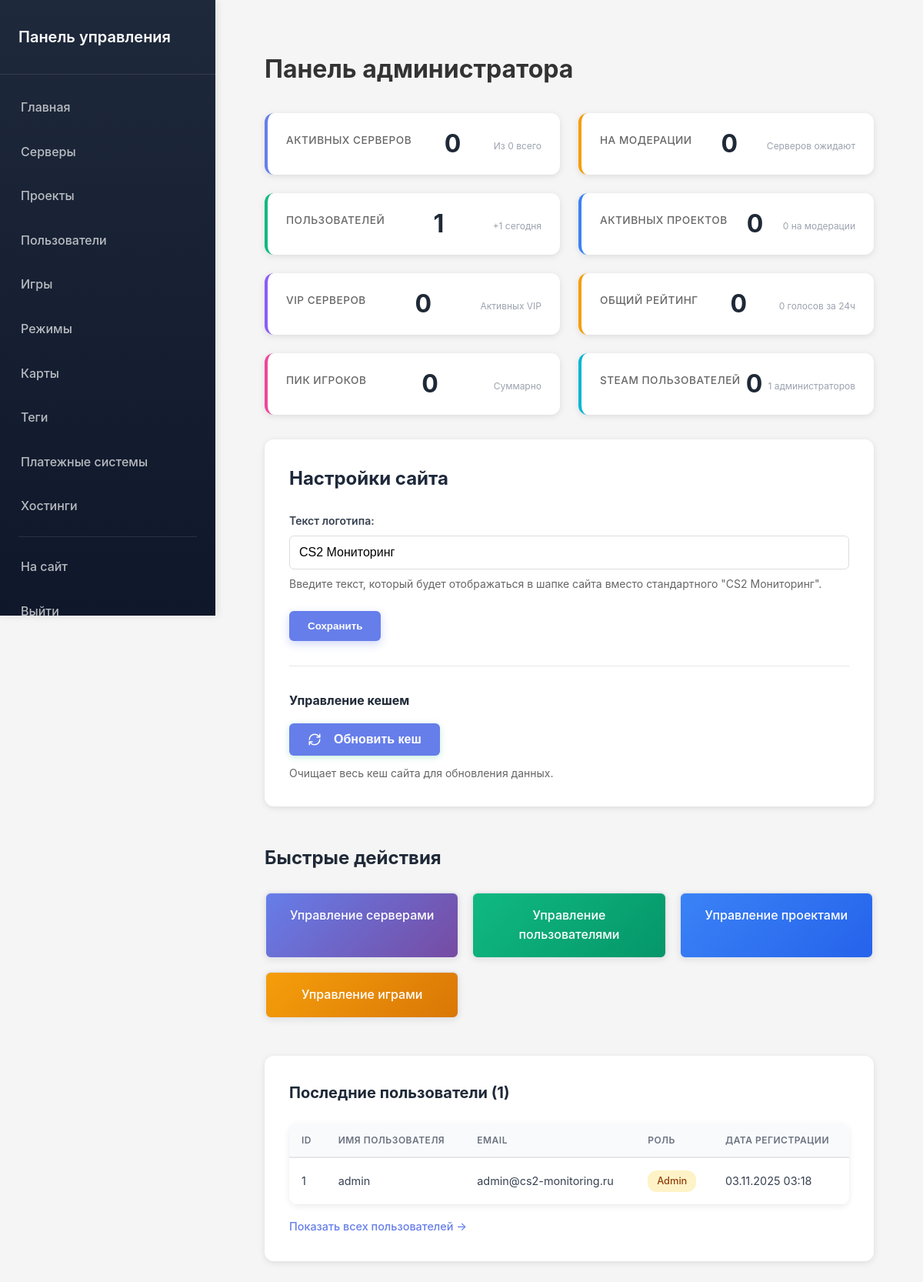
/admin/index.php (signed in), run on the app's committed database.
### tables this page shows
CREATE TABLE IF NOT EXISTS `site_settings` (
  `id` int(11) NOT NULL AUTO_INCREMENT,
  `site_logo` varchar(255) DEFAULT NULL,
  `site_logo_text` varchar(100) DEFAULT NULL,
  PRIMARY KEY (`id`)
);

CREATE TABLE IF NOT EXISTS `users` (
  `id` int(11) NOT NULL AUTO_INCREMENT,
  `username` varchar(50) NOT NULL,
  `email` varchar(100) DEFAULT NULL,
  `password` varchar(255) DEFAULT NULL,
  `steam_id` varchar(17) DEFAULT NULL,
  `balance` decimal(10,2) DEFAULT 0.00,
  `is_admin` tinyint(1) DEFAULT 0,
  `created_at` timestamp NOT NULL DEFAULT CURRENT_TIMESTAMP,
  PRIMARY KEY (`id`),
  UNIQUE KEY `username` (`username`),
  UNIQUE KEY `email` (`email`),
  UNIQUE KEY `steam_id` (`steam_id`),
  KEY `idx_balance` (`balance`)
);

### admin/index.php (the view, shortened to what this page needs)
<?php
$database = new Database();
$db = $database->getConnection();
$settings_stmt = $db->query("SELECT site_logo_text FROM site_settings WHERE id = 1 LIMIT 1");
$site_settings = $settings_stmt->fetch();
$current_site_logo_text = $site_settings['site_logo_text'] ?? '';
$stats = [];
try {
    $stmt = $db->query("SELECT COUNT(*) as cnt FROM servers WHERE status = 'active'");
    $result = $stmt->fetch(PDO::FETCH_ASSOC);
    $stats['active_servers'] = $result['cnt'] ?? 0;
    $stmt = $db->query("SELECT COUNT(*) as cnt FROM servers WHERE status = 'pending'");
    $result = $stmt->fetch(PDO::FETCH_ASSOC);
    $stats['pending_servers'] = $result['cnt'] ?? 0;
    $stmt = $db->query("SELECT COUNT(*) as cnt FROM servers");
    $result = $stmt->fetch(PDO::FETCH_ASSOC);
    $stats['total_servers'] = $result['cnt'] ?? 0;
    $stmt = $db->query("SELECT COUNT(*) as cnt FROM users");
    $result = $stmt->fetch(PDO::FETCH_ASSOC);
    $stats['total_users'] = $result['cnt'] ?? 0;
    $stmt = $db->query("SELECT COUNT(*) as cnt FROM users WHERE is_admin = 1");
    $result = $stmt->fetch(PDO::FETCH_ASSOC);
    $stats['admin_users'] = $result['cnt'] ?? 0;
    $stmt = $db->query("SELECT COUNT(*) as cnt FROM users WHERE steam_id IS NOT NULL");
    $result = $stmt->fetch(PDO::FETCH_ASSOC);
    $stats['steam_users'] = $result['cnt'] ?? 0;
    $stmt = $db->query("SELECT COUNT(*) as cnt FROM users WHERE DATE(created_at) = CURDATE()");
    $result = $stmt->fetch(PDO::FETCH_ASSOC);
    $stats['new_users_today'] = $result['cnt'] ?? 0;
    $stmt = $db->query("SELECT COUNT(*) as cnt FROM projects WHERE status = 'active'");
    $result = $stmt->fetch(PDO::FETCH_ASSOC);
    $stats['active_projects'] = $result['cnt'] ?? 0;
    $stmt = $db->query("SELECT COUNT(*) as cnt FROM projects WHERE status = 'pending'");
    $result = $stmt->fetch(PDO::FETCH_ASSOC);
    $stats['pending_projects'] = $result['cnt'] ?? 0;
    $stmt = $db->query("SELECT COUNT(*) as cnt FROM server_vip WHERE vip_until > NOW()");
    $result = $stmt->fetch(PDO::FETCH_ASSOC);
    $stats['vip_servers'] = $result['cnt'] ?? 0;
    $stmt = $db->query("SELECT COALESCE(SUM(rating), 0) as total FROM servers");
    $result = $stmt->fetch(PDO::FETCH_ASSOC);
    $stats['total_rating'] = $result['total'] ?? 0;
    $stmt = $db->query("SELECT COALESCE(SUM(peak_players), 0) as total FROM servers");
    $result = $stmt->fetch(PDO::FETCH_ASSOC);
    $stats['total_peak_players'] = $result['total'] ?? 0;
    $stmt = $db->query("SELECT COUNT(*) as cnt FROM server_votes WHERE voted_at > DATE_SUB(NOW(), INTERVAL 24 HOUR)");
    $result = $stmt->fetch(PDO::FETCH_ASSOC);
    $stats['votes_24h'] = $result['cnt'] ?? 0;
    $stmt = $db->query("SELECT id, username, email, created_at, is_admin
                        FROM users
                        ORDER BY created_at DESC
                        LIMIT 5");
    $recent_users = $stmt->fetchAll(PDO::FETCH_ASSOC);
} catch (PDOException $e) {
    error_log("Admin Dashboard Error: " . $e->getMessage());
    $stats = [
        'active_servers' => 0,
        'pending_servers' => 0,
        'total_servers' => 0,
        'total_users' => 0,
        'admin_users' => 0,
        'steam_users' => 0,
        'new_users_today' => 0,
        'active_projects' => 0,
        'pending_projects' => 0,
        'vip_servers' => 0,
        'total_rating' => 0,
        'total_peak_players' => 0,
        'votes_24h' => 0
    ];
    $pending_servers = [];
    $recent_users = [];
    $pending_projects = [];
}
require_once __DIR__ . '/includes/admin_header.php';
?>
<h1>Панель администратора</h1>
<div class="stats-grid">
    <div class="stat-card primary">
        <div class="stat-info">
            <h3>Активных серверов</h3>
            <p class="stat-number"><?php echo $stats['active_servers']; ?></p>
            <span class="stat-subtitle">Из <?php echo $stats['total_servers']; ?> всего</span>
        </div>
    </div>
    <div class="stat-card warning">
        <div class="stat-info">
            <h3>На модерации</h3>
            <p class="stat-number"><?php echo $stats['pending_servers']; ?></p>
            <span class="stat-subtitle">Серверов ожидают</span>
        </div>
    </div>
    <div class="stat-card success">
        <div class="stat-info">
            <h3>Пользователей</h3>
            <p class="stat-number"><?php echo $stats['total_users']; ?></p>
            <span class="stat-subtitle">+<?php echo $stats['new_users_today']; ?> сегодня</span>
        </div>
    </div>
    <div class="stat-card info">
        <div class="stat-info">
            <h3>Активных проектов</h3>
            <p class="stat-number"><?php echo $stats['active_projects']; ?></p>
            <span class="stat-subtitle"><?php echo $stats['pending_projects']; ?> на модерации</span>
        </div>
    </div>
    <div class="stat-card vip">
        <div class="stat-info">
            <h3>VIP серверов</h3>
            <p class="stat-number"><?php echo $stats['vip_servers']; ?></p>
            <span class="stat-subtitle">Активных VIP</span>
        </div>
    </div>
    <div class="stat-card rating">
        <div class="stat-info">
            <h3>Общий рейтинг</h3>
            <p class="stat-number"><?php echo number_format($stats['total_rating']); ?></p>
            <span class="stat-subtitle"><?php echo $stats['votes_24h']; ?> голосов за 24ч</span>
        </div>
    </div>
    <div class="stat-card players">
        <div class="stat-info">
            <h3>Пик игроков</h3>
            <p class="stat-number"><?php echo number_format($stats['total_peak_players']); ?></p>
            <span class="stat-subtitle">Суммарно</span>
        </div>
    </div>
    <div class="stat-card steam">
        <div class="stat-info">
            <h3>Steam пользователей</h3>
            <p class="stat-number"><?php echo $stats['steam_users']; ?></p>
            <span class="stat-subtitle"><?php echo $stats['admin_users']; ?> администраторов</span>
        </div>
    </div>
</div>
<div class="admin-settings">
    <h2>Настройки сайта</h2>
    <form method="POST">
        <div class="form-group">
            <label>Текст логотипа:</label>
            <input type="text" name="site_logo_text" value="<?php echo htmlspecialchars($current_site_logo_text); ?>" placeholder="CS2 Мониторинг" class="form-control">
            <p class="form-help">Введите текст, который будет отображаться в шапке сайта вместо стандартного "CS2 Мониторинг".</p>
        </div>
        <div class="form-actions">
            <button type="submit" class="btn-primary">Сохранить</button>
        </div>
    </form>
    <div class="cache-section">
        <h3>Управление кешем</h3>
        <form method="POST" class="clear-cache-form">
            <button type="submit" class="cache-clear-btn">
                Обновить кеш
            </button>
        </form>
        <p class="cache-help">Очищает весь кеш сайта для обновления данных.</p>
    </div>
</div>
<div class="quick-actions">
    <h2>Быстрые действия</h2>
    <div class="action-buttons">
        <a href="servers.php" class="action-btn primary">
            <span>Управление серверами</span>
        </a>
        <a href="users.php" class="action-btn success">
            <span>Управление пользователями</span>
        </a>
        <a href="projects.php" class="action-btn info">
            <span>Управление проектами</span>
        </a>
        <a href="games.php" class="action-btn warning">
            <span>Управление играми</span>
        </a>
    </div>
</div>
<div class="admin-tables">
    <div class="admin-section">
        <h2>Последние пользователи (<?php echo count($recent_users); ?>)</h2>
        <table class="data-table">
            <thead>
                <tr>
                    <th>ID</th>
                    <th>Имя пользователя</th>
                    <th>Email</th>
                    <th>Роль</th>
                    <th>Дата регистрации</th>
                </tr>
            </thead>
            <tbody>
                <?php foreach ($recent_users as $user): ?>
                <tr>
                    <td><?php echo $user['id']; ?></td>
                    <td><?php echo htmlspecialchars($user['username']); ?></td>
                    <td><?php echo htmlspecialchars($user['email'] ?? 'N/A'); ?></td>
                    <td>
                        <span class="role-badge <?php echo $user['is_admin'] ? 'admin' : 'user'; ?>">
                            <?php echo $user['is_admin'] ? 'Admin' : 'User'; ?>
                        </span>
                    </td>
                    <td><?php echo date('d.m.Y H:i', strtotime($user['created_at'])); ?></td>
                </tr>
                <?php endforeach; ?>
            </tbody>
        </table>
        <a href="users.php" class="view-all-link">Показать всех пользователей →</a>
    </div>
</div>
<?php require_once __DIR__ . '/includes/admin_footer.php'; ?>

### assets/css/style.css (style rules this page uses)
:root { --bg-primary: #f5f5f5; --bg-secondary: #ffffff; --bg-tertiary: #f8f9fa; --text-primary: #333; --text-secondary: #374151; --text-tertiary: #6b7280; --border-color: #e0e0e0; --shadow-light: rgba(0,0,0,0.08); --shadow-medium: rgba(0,0,0,0.1); --shadow-heavy: rgba(0,0,0,0.15); }
* { margin: 0; padding: 0; box-sizing: border-box; }
body { font-family: -apple-system, BlinkMacSystemFont, 'Segoe UI', Roboto, Oxygen, Ubuntu, Cantarell, sans-serif; background-color: var(--bg-primary); color: var(--text-primary); line-height: 1.6; display: flex; flex-direction: column; min-height: 100vh; transition: background-color 0.3s ease, color 0.3s ease; }
.btn-primary { background: linear-gradient(135deg, #667eea 0%, #764ba2 100%); box-shadow: 0 4px 12px rgba(102, 126, 234, 0.3); }
.form-group { margin-bottom: 1.5rem; }
.form-group label { display: block; margin-bottom: 0.5rem; font-weight: 600; }
.form-group input, .form-group select, .form-group textarea { width: 100%; padding: 0.75rem; border: 1px solid #ddd; border-radius: 5px; font-size: 1rem; }

### assets/css/admin.css (style rules this page uses)
* { margin: 0; padding: 0; box-sizing: border-box; }
body { font-family: -apple-system, BlinkMacSystemFont, 'Segoe UI', Roboto, Oxygen, Ubuntu, Cantarell, sans-serif; background-color: var(--bg-primary); }
.admin-content h2 { font-size: 1.75rem; font-weight: 700; color: var(--text-primary); margin-bottom: 1.5rem; }
.stat-card { background: var(--bg-secondary); padding: 1.5rem; border-radius: 12px; box-shadow: 0 2px 8px rgba(0,0,0,0.08); border-left: 4px solid #667eea; transition: transform 0.2s ease, box-shadow 0.2s ease; }
.stat-card h3 { font-size: 0.875rem; font-weight: 600; color: var(--text-tertiary); text-transform: uppercase; letter-spacing: 0.5px; margin-bottom: 0.5rem; }
.stat-number { font-size: 2.5rem; font-weight: 700; color: var(--text-primary); margin-top: 0.5rem; line-height: 1; }
.form-group { margin-bottom: 1.25rem; }
.form-group label { display: block; margin-bottom: 0.5rem; font-weight: 600; color: var(--text-secondary); font-size: 0.875rem; }
.form-group input, .form-group select, .form-group textarea { width: 100%; padding: 0.75rem; border: 1px solid #e2e8f0; border-radius: 6px; font-size: 1rem; transition: border-color 0.2s ease, box-shadow 0.2s ease; }
.cache-clear-btn { display: inline-flex; align-items: center; gap: 0.5rem; background: linear-gradient(135deg, #667eea 0%, #764ba2 100%); color: white; border: none; padding: 0.75rem 1.5rem; border-radius: 8px; font-weight: 600; cursor: pointer; transition: all 0.3s ease; box-shadow: 0 2px 8px rgba(102, 126, 234, 0.3); }
.cache-clear-btn svg { width: 18px; height: 18px; transition: transform 0.3s ease; }

### data on the page
site_settings: site_logo_text "CS2 Мониторинг"
users: id "1", username "admin", email "admin@cs2-monitoring.ru", is_admin "Admin", created_at "03.11.2025 03:18"

### other printed values
$stats['active_servers'] "0"
$stats['total_servers'] "0"
$stats['pending_servers'] "0"
$stats['total_users'] "1"
$stats['new_users_today'] "1"
$stats['active_projects'] "0"
$stats['pending_projects'] "0"
$stats['vip_servers'] "0"
$stats['total_rating'] "0"
$stats['votes_24h'] "0"
$stats['total_peak_players'] "0"
$stats['steam_users'] "0"
$stats['admin_users'] "1"
count($recent_users) "1"
